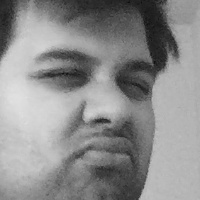
#> input picture milestone-1/data/angry.112.jpg, 200 x 200 px
$ jupyter execute --allow-errors milestone-1-condensed.ipynb
#> lines starting #> are read from the running program, lines starting #| are printed output that depends on the picture
# TECHIN 510
## Milestone 1

**Name**: Saif Mustafa

**Email**: saifm@uw.edu

**Student Number**: 1428039

---

As part of the first milestone for your projects, you will practice what you have learned so far by developing the visual recognition capabilities of the robot you choose to develop. As a first step read the project topics listed below and decide which topic you would like to work on. You will choose and implement two visual recognition functionalities from the specs listed in the project topic you choose.

Your implementation will be in Python. You can use everything covered in class as well as any new functionality you discover yourself.

You will complete this assignment by submitting a demo video and any materials (code, data, physical prompts) that would allow us to recreate your demo, on Canvas by Oct 29, 2021 (Friday). The video should clearly illustrate two functionalities. Make sure you demonstrate the functionality in varied scenarios (e.g., for face detection make sure you have at least two different people's faces in different poses relative to the camera). At this point, your video does not need to include narrative about the project. It can be as simple as a screenshot video showing the captured images from a camera with annotations that reflect the implemented functionalities (e.g. square around faces for face detection).

---

## Topic: Nike Exercise and Wellness Robot

**Problem:** Many people who know the importance and potential benefits of exercising and meditation have a hard time motivating themselves to actually do them.

**Proposed solution:** Social robots have been demonstrated to have the impact of a social accountability partner in committing to difficult behavioral changes. This project will explore this potential of social robots for exercise, yoga, and/or meditation motivation and guidance.

**Prototype specifications:** The robot will have one user. The robot should interact with the user to introduce itself, meet its user, set user goals, and motivate the user to reach those goals. It should also guide the user through a sample exercise.

**Image processing capabilities for this robot (Milestone 1):**
- determine when a person is in front of the robot,
- recognize whether the person is the owner of the robot,
- determine the mood of the person,
- determine when a person has completed an exercise,
- determine when a functionality activation card (e.g. to start a specific exercise) is visually shown to the robot.

---

[cell 1]
# installing opencv and mediapipe https://google.github.io/mediapipe/
# !pip install mediapipe
# !pip install opencv-python
# !pip install tensorflow
# !pip install deepface
# !pip install tflearn

import mediapipe as mp
import cv2
import uuid
import time
import numpy as np
import matplotlib.pyplot as plt

import tensorflow as tf
import tflearn
from tflearn.layers.conv import conv_2d, max_pool_2d
from tflearn.layers.core import input_data, dropout, fully_connected
from tflearn.layers.estimator import regression

import os
import json

mp_drawing = mp.solutions.drawing_utils # drawing model
mp_pose = mp.solutions.pose # pose estimation model

## Define training set + folders

[cell 2]
emotions = ['happy','sad','angry','surprised','neutral']

[cell 3]
# [37 lines left out: function generate_dataset, not called in this run]

[cell 4]
# generate_dataset()

## Label captured images

[cell 5]
def my_label(image_name):
    emotion = image_name.split('.')[-3]

    #print("Emotion =",emotion)

    if emotion == 'happy':
        return np.array([1,0,0,0,0])
    elif emotion == 'sad':
        return np.array([0,1,0,0,0])
    elif emotion == 'angry':
        return np.array([0,0,1,0,0])
    elif emotion == 'surprised':
        return np.array([0,0,0,1,0])
    else:
        return np.array([0,0,0,0,1])

## Create model data using captured images

[cell 6]
from random import shuffle
from tqdm import tqdm

def my_data():
    data = []
    for img in tqdm(os.listdir("data")):
        path = os.path.join("data",img)
        img_data=cv2.imread(path, cv2.IMREAD_GRAYSCALE)
#> img_data is the input picture: shape (200, 200); min 13, max 225, mean 140.3
        img_data=cv2.resize(img_data, (50,50))
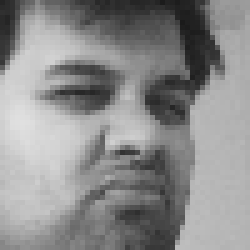
#> img_data: shape (50, 50) (shown 5 times larger); min 26, max 224, mean 140.4
        data.append([np.array(img_data), my_label(img)])
#> pass 2 of the loop in my_data, `for img in tqdm(os.listdir("data")):`:
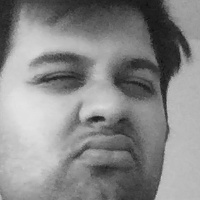
#> input picture milestone-1/data/angry.115.jpg, 200 x 200 px
#> in my_data, img_data is the input picture: shape (200, 200); min 13, max 228, mean 136.4
#> in my_data, `img_data=cv2.resize(img_data, (50,50))`:
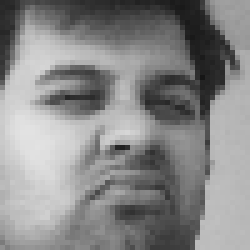
#> img_data: shape (50, 50) (shown 5 times larger); min 22, max 226, mean 136.5
#> pass 3 of the loop in my_data, `for img in tqdm(os.listdir("data")):`:
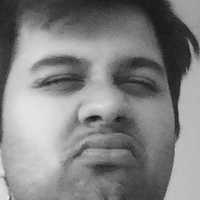
#> input picture milestone-1/data/angry.117.jpg, 200 x 200 px
#> in my_data, img_data is the input picture: shape (200, 200); min 18, max 240, mean 130.2
#> in my_data, `img_data=cv2.resize(img_data, (50,50))`:
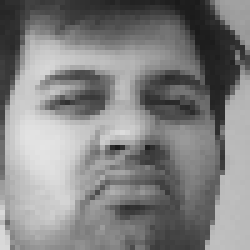
#> img_data: shape (50, 50) (shown 5 times larger); min 26, max 228, mean 130.2
    shuffle(data)
    return data

[cell 7]
data = my_data() # remove DS.STORE file from github and rerun
#> data = 3 items

## Train Test Split

[cell 8]
train = data[:875]
#> train = 3 items
test = data[875:1250]
#> test = []

X_train, y_train, X_test, y_test = (np.array([i[0] for i in train]).reshape(-1,50,50,1),
                                    [i[1] for i in train],
                                    np.array([i[0] for i in test]).reshape(-1,50,50,1),
                                    [i[1] for i in test])
#> y_train = [[0, 0, 1, 0, 0], [0, 0, 1, 0, 0], [0, 0, 1, 0, 0]]; X_test = empty array; y_test = []

[cell 9]
# tf.reset_default_graph() # deprecated function
# https://stackoverflow.com/questions/40782271/attributeerror-module-tensorflow-has-no-attribute-reset-default-graph

tf.compat.v1.reset_default_graph()
#> (this line was passed over: tensorflow is not available in this run)
